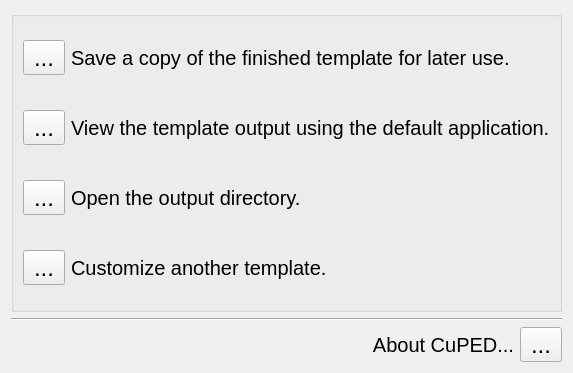
<ui version="4.0" >
 <class>CuPEDWizardFinishedTemplate</class>
 <widget class="QWidget" name="CuPEDWizardFinishedTemplate" >
  <property name="geometry" >
   <rect>
    <x>0</x>
    <y>0</y>
    <width>561</width>
    <height>373</height>
   </rect>
  </property>
  <property name="font" >
   <font>
    <pointsize>18</pointsize>
   </font>
  </property>
  <property name="windowTitle" >
   <string>CuPED - Finished Template</string>
  </property>
  <layout class="QVBoxLayout" name="verticalLayout" >
   <item>
    <widget class="QGroupBox" name="groupBox" >
     <property name="title" >
      <string/>
     </property>
     <layout class="QVBoxLayout" name="verticalLayout_2" >
      <item>
       <layout class="QHBoxLayout" name="horizontalLayout_3" >
        <item>
         <widget class="QToolButton" name="saveTemplateButton" >
          <property name="toolTip" >
           <string>Saves a copy of the finished template for later use, storing all choices made to process the template.</string>
          </property>
          <property name="statusTip" >
           <string>Save a copy of the finished template for later use, storing all choices made to process the template.</string>
          </property>
          <property name="text" >
           <string>...</string>
          </property>
          <property name="icon" >
           <iconset>
            <normaloff>bin/icons/tango/document-save.png</normaloff>bin/icons/tango/document-save.png</iconset>
          </property>
          <property name="iconSize" >
           <size>
            <width>32</width>
            <height>32</height>
           </size>
          </property>
         </widget>
        </item>
        <item>
         <widget class="QLabel" name="saveTemplateLabel" >
          <property name="font" >
           <font>
            <pointsize>15</pointsize>
           </font>
          </property>
          <property name="text" >
           <string>Save a copy of the finished template for later use.</string>
          </property>
         </widget>
        </item>
       </layout>
      </item>
      <item>
       <layout class="QHBoxLayout" name="horizontalLayout" >
        <item>
         <widget class="QToolButton" name="openTemplateButton" >
          <property name="statusTip" >
           <string comment="Open the main file of the finished template's output, using the default application associated with files of this type." >Opens the main file of the finished template's output, using the default application associated with files of this type.</string>
          </property>
          <property name="text" >
           <string>...</string>
          </property>
          <property name="icon" >
           <iconset>
            <normaloff>bin/icons/tango/document-open.png</normaloff>bin/icons/tango/document-open.png</iconset>
          </property>
          <property name="iconSize" >
           <size>
            <width>32</width>
            <height>32</height>
           </size>
          </property>
         </widget>
        </item>
        <item>
         <widget class="QLabel" name="openTemplateLabel" >
          <property name="font" >
           <font>
            <pointsize>15</pointsize>
           </font>
          </property>
          <property name="text" >
           <string>View the template output using the default application.</string>
          </property>
         </widget>
        </item>
       </layout>
      </item>
      <item>
       <layout class="QHBoxLayout" name="horizontalLayout_2" >
        <item>
         <widget class="QToolButton" name="openDirectoryButton" >
          <property name="toolTip" >
           <string>Opens the directory in which the processed template files are stored.</string>
          </property>
          <property name="statusTip" >
           <string>Open the directory in which the processed template files are stored.</string>
          </property>
          <property name="text" >
           <string>...</string>
          </property>
          <property name="icon" >
           <iconset>
            <normaloff>bin/icons/tango/folder-open.png</normaloff>bin/icons/tango/folder-open.png</iconset>
          </property>
          <property name="iconSize" >
           <size>
            <width>32</width>
            <height>32</height>
           </size>
          </property>
         </widget>
        </item>
        <item>
         <widget class="QLabel" name="openDirectoryLabel" >
          <property name="font" >
           <font>
            <pointsize>15</pointsize>
           </font>
          </property>
          <property name="text" >
           <string>Open the output directory.</string>
          </property>
         </widget>
        </item>
       </layout>
      </item>
      <item>
       <layout class="QHBoxLayout" name="horizontalLayout_5" >
        <item>
         <widget class="QToolButton" name="anotherTemplateButton" >
          <property name="toolTip" >
           <string>Starts customizing a new template, beginning this process from the start.</string>
          </property>
          <property name="statusTip" >
           <string>Start customizing a new template, beginning this process from the start.</string>
          </property>
          <property name="text" >
           <string>...</string>
          </property>
          <property name="icon" >
           <iconset>
            <normaloff>bin/icons/tango/document-new.png</normaloff>bin/icons/tango/document-new.png</iconset>
          </property>
          <property name="iconSize" >
           <size>
            <width>32</width>
            <height>32</height>
           </size>
          </property>
         </widget>
        </item>
        <item>
         <widget class="QLabel" name="anotherTemplateLabel" >
          <property name="font" >
           <font>
            <pointsize>15</pointsize>
           </font>
          </property>
          <property name="text" >
           <string>Customize another template.</string>
          </property>
         </widget>
        </item>
       </layout>
      </item>
     </layout>
    </widget>
   </item>
   <item>
    <widget class="Line" name="line" >
     <property name="orientation" >
      <enum>Qt::Horizontal</enum>
     </property>
    </widget>
   </item>
   <item>
    <layout class="QHBoxLayout" name="horizontalLayout_4" >
     <item>
      <widget class="QLabel" name="aboutCuPEDLabel" >
       <property name="font" >
        <font>
         <pointsize>15</pointsize>
        </font>
       </property>
       <property name="text" >
        <string>About CuPED...</string>
       </property>
       <property name="alignment" >
        <set>Qt::AlignRight|Qt::AlignTrailing|Qt::AlignVCenter</set>
       </property>
      </widget>
     </item>
     <item>
      <widget class="QToolButton" name="aboutCuPEDButton" >
       <property name="toolTip" >
        <string>Displays information about the current version of CuPED.</string>
       </property>
       <property name="statusTip" >
        <string>Display information about the current version of CuPED.</string>
       </property>
       <property name="text" >
        <string>...</string>
       </property>
       <property name="icon" >
        <iconset>
         <normaloff>bin/icons/cuped/Cupedplain-64x64.png</normaloff>bin/icons/cuped/Cupedplain-64x64.png</iconset>
       </property>
       <property name="iconSize" >
        <size>
         <width>32</width>
         <height>32</height>
        </size>
       </property>
      </widget>
     </item>
    </layout>
   </item>
  </layout>
 </widget>
 <resources/>
 <connections/>
</ui>
